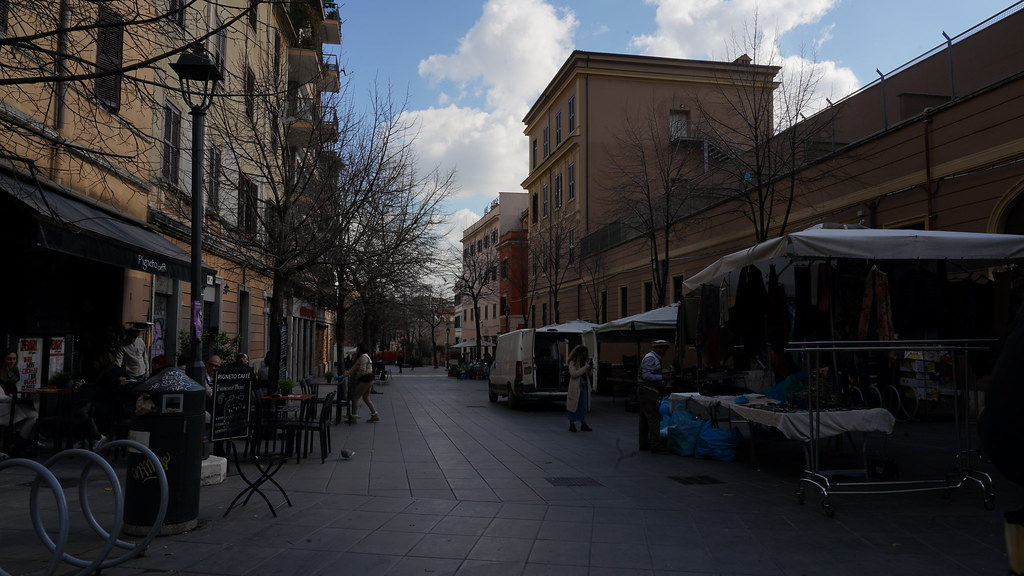
#> input picture datasets/test-1.jpeg, 1024 x 576 px
$ python gamma-correction.py
#> lines starting #> are read from the running program, lines starting #| are printed output that depends on the picture
# import the necessary packages
from __future__ import print_function
import numpy as np
import cv2


def adjust_gamma(image, gamma=1):
    inv_gamma = 1.0 / gamma
    table = np.array([((i / 255.0) ** inv_gamma) * 255 for i in np.arange(0, 256)]).astype("uint8")
    # apply gamma correction using the lookup table
    return cv2.LUT(image, table)


img = cv2.imread('../datasets/test-1.jpeg', 0)
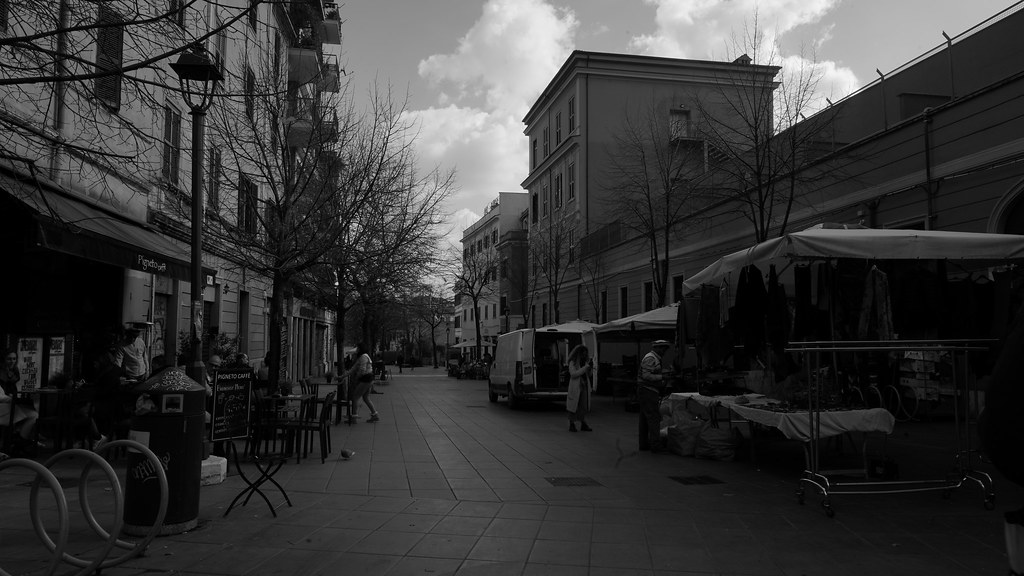
#> img: shape (576, 1024); min 0, max 255, mean 54.5
img = cv2.imread('../datasets/test.jpg', 0)
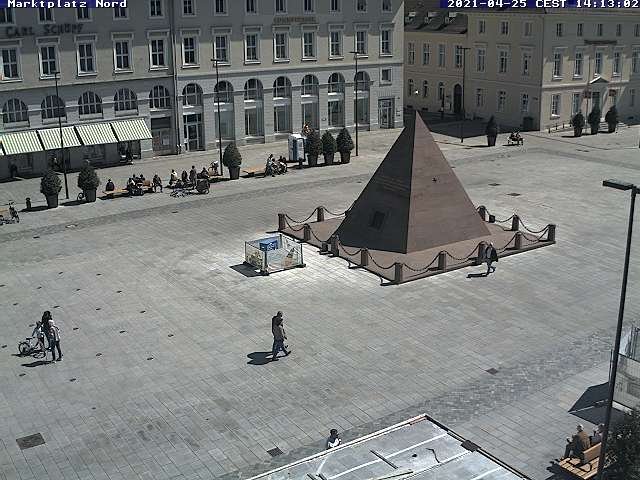
#> input picture datasets/test.jpg, 640 x 480 px
#> img: shape (480, 640); min 0, max 255, mean 121.5
# img2 = cv2.imread('../datasets/test-1.jpeg', 0)
img2 = cv2.imread('../datasets/test.jpg', 0)
# img2 = cv2.imread('../datasets/test-1.jpeg', 0)
result = adjust_gamma(img2)
resultImage = np.concatenate((img, result), axis=1)
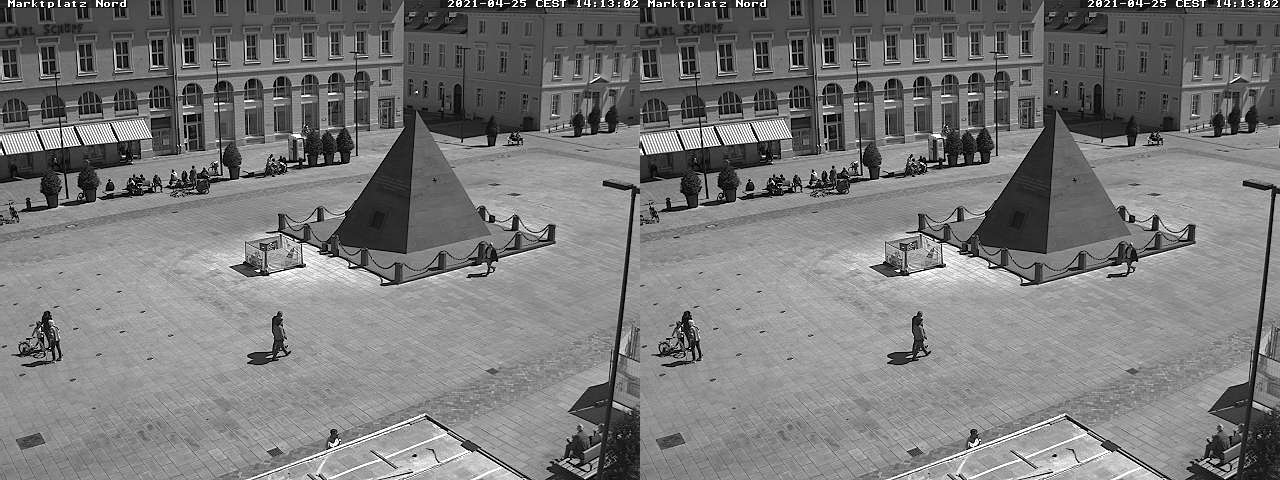
#> resultImage: shape (480, 1280); min 0, max 255, mean 121.5
cv2.imshow('images', resultImage)

cv2.waitKey(0)
